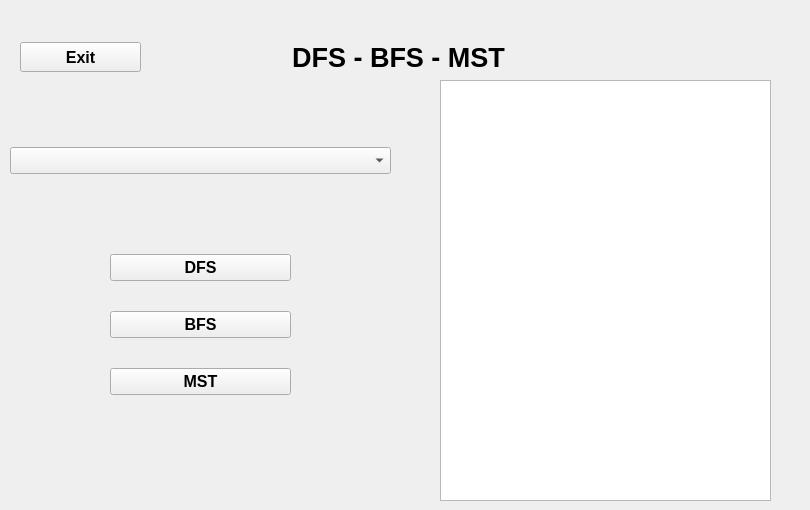
    <widget class="QWidget" name="dfsBfsMstPage">
     <widget class="QWidget" name="verticalLayoutWidget">
      <property name="geometry">
       <rect>
        <x>110</x>
        <y>230</y>
        <width>181</width>
        <height>191</height>
       </rect>
      </property>
      <layout class="QVBoxLayout" name="verticalLayout">
       <item>
        <widget class="QPushButton" name="generateDFS">
         <property name="font">
          <font>
           <pointsize>12</pointsize>
           <weight>75</weight>
           <bold>true</bold>
          </font>
         </property>
         <property name="text">
          <string>DFS</string>
         </property>
        </widget>
       </item>
       <item>
        <widget class="QPushButton" name="generateBFS">
         <property name="font">
          <font>
           <pointsize>12</pointsize>
           <weight>75</weight>
           <bold>true</bold>
          </font>
         </property>
         <property name="text">
          <string>BFS</string>
         </property>
        </widget>
       </item>
       <item>
        <widget class="QPushButton" name="generateMST">
         <property name="font">
          <font>
           <pointsize>12</pointsize>
           <weight>75</weight>
           <bold>true</bold>
          </font>
         </property>
         <property name="text">
          <string>MST</string>
         </property>
        </widget>
       </item>
      </layout>
     </widget>
     <widget class="QWidget" name="verticalLayoutWidget_2">
      <property name="geometry">
       <rect>
        <x>10</x>
        <y>120</y>
        <width>381</width>
        <height>81</height>
       </rect>
      </property>
      <layout class="QVBoxLayout" name="verticalLayout_2">
       <item>
        <widget class="QComboBox" name="stadiumSelector">
         <property name="font">
          <font>
           <pointsize>12</pointsize>
           <weight>75</weight>
           <bold>true</bold>
          </font>
         </property>
        </widget>
       </item>
      </layout>
     </widget>
     <widget class="QWidget" name="verticalLayoutWidget_3">
      <property name="geometry">
       <rect>
        <x>440</x>
        <y>80</y>
        <width>331</width>
        <height>421</height>
       </rect>
      </property>
      <layout class="QVBoxLayout" name="verticalLayout_3">
       <item>
        <widget class="QTextBrowser" name="displayRoute">
         <property name="font">
          <font>
           <pointsize>12</pointsize>
           <weight>75</weight>
           <bold>true</bold>
          </font>
         </property>
        </widget>
       </item>
      </layout>
     </widget>
     <widget class="QLabel" name="dfsBfsMstTitle">
      <property name="geometry">
       <rect>
        <x>-2</x>
        <y>10</y>
        <width>801</width>
        <height>96</height>
       </rect>
      </property>
      <property name="text">
       <string>&lt;html&gt;&lt;head/&gt;&lt;body&gt;&lt;p align=&quot;center&quot;&gt;&lt;span style=&quot; font-size:20pt; font-weight:600;&quot;&gt;DFS - BFS - MST&lt;/span&gt;&lt;/p&gt;&lt;/body&gt;&lt;/html&gt;</string>
      </property>
     </widget>
     <widget class="QPushButton" name="exitDfsBfsMstPage">
      <property name="geometry">
       <rect>
        <x>20</x>
        <y>42</y>
        <width>121</width>
        <height>30</height>
       </rect>
      </property>
      <property name="font">
       <font>
        <pointsize>12</pointsize>
        <weight>75</weight>
        <bold>true</bold>
       </font>
      </property>
      <property name="text">
       <string>Exit</string>
      </property>
     </widget>
     <widget class="QLabel" name="label_36">
      <property name="geometry">
       <rect>
        <x>300</x>
        <y>310</y>
        <width>131</width>
        <height>171</height>
       </rect>
      </property>
      <property name="text">
       <string/>
      </property>
      <property name="pixmap">
       <pixmap>baseballart5.jpg</pixmap>
      </property>
      <property name="scaledContents">
       <bool>true</bool>
      </property>
     </widget>
     <widget class="QLabel" name="label_37">
      <property name="geometry">
       <rect>
        <x>10</x>
        <y>220</y>
        <width>81</width>
        <height>101</height>
       </rect>
      </property>
      <property name="text">
       <string/>
      </property>
      <property name="pixmap">
       <pixmap>baseballart.jpg</pixmap>
      </property>
      <property name="scaledContents">
       <bool>true</bool>
      </property>
     </widget>
    </widget>
